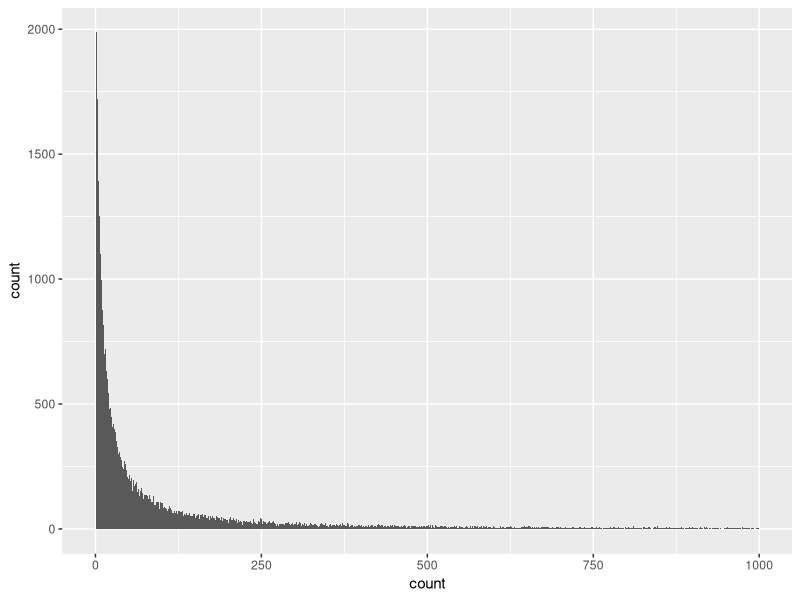
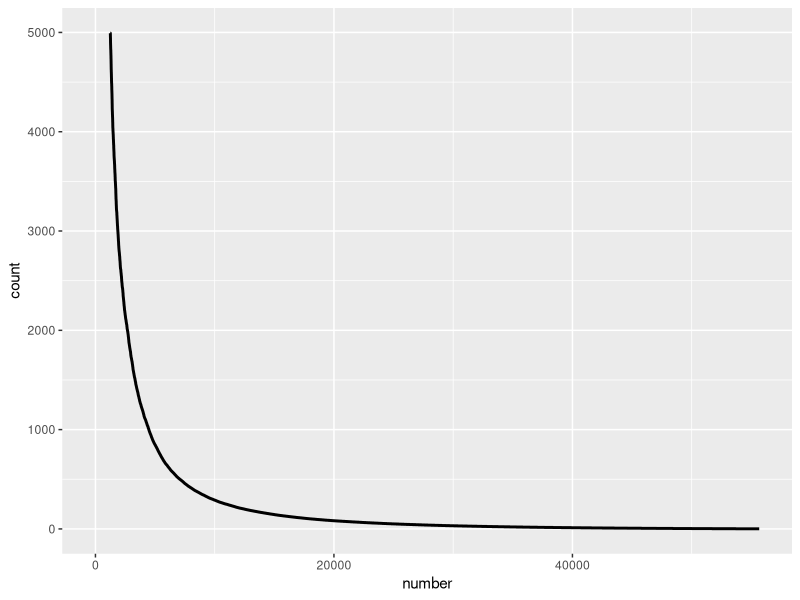
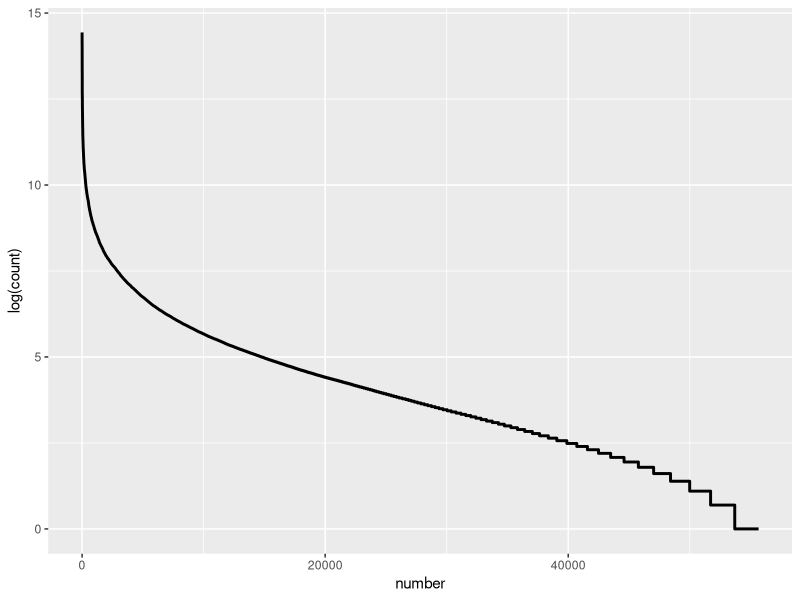

Write the R code that produced these figures, in order.
library(ggplot2)
tags <- read.csv("tags.csv")
head(tags)

ggplot(data = tags, aes(x = count)) + geom_histogram(binwidth = 1) + xlim(0, 1000)
tags <- tags[order(-tags$count),]
tags$number <- 1:dim(tags)[1]
ggplot(data = tags, aes(x = number, y = count)) + geom_line(size = 1) + ylim(0, 5000)
ggplot(data = tags, aes(x = number, y = log(count))) + geom_line(size = 1) 